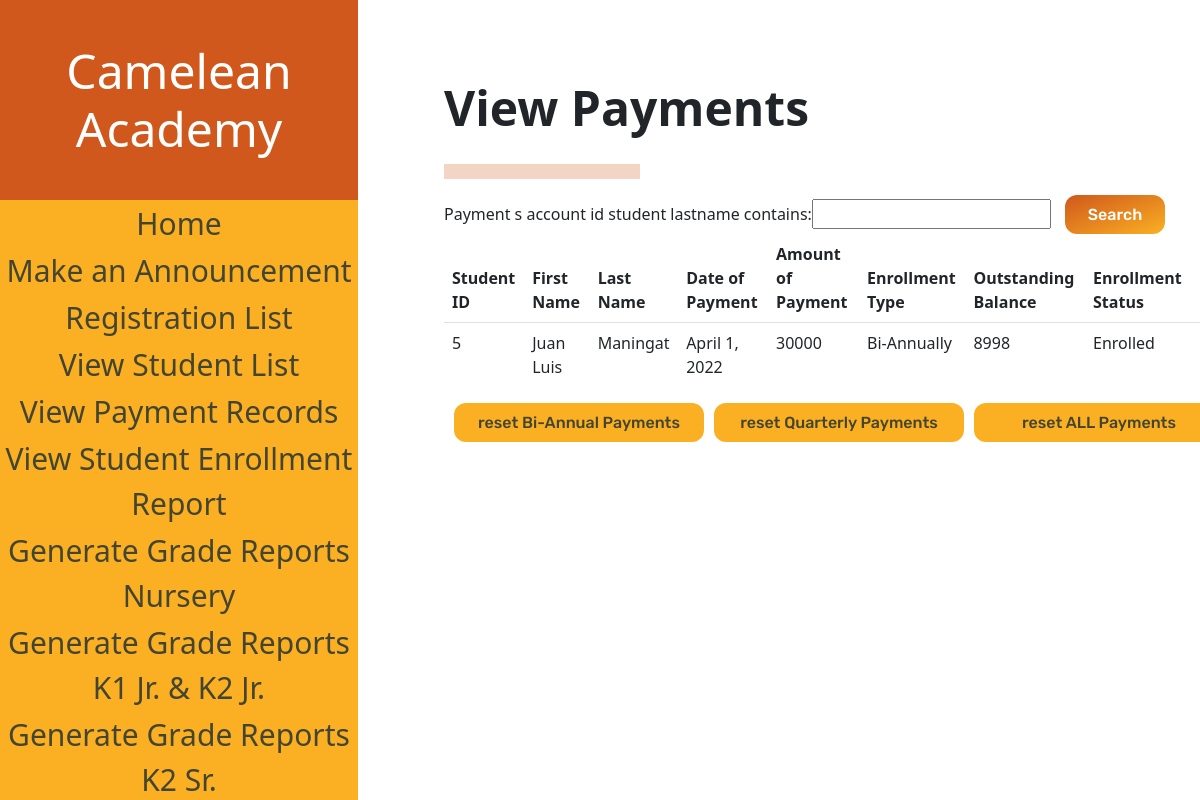
Page /paymentList (signed in) on the committed database.
### sis_app/models.py (models this page shows, shortened)
class Payment(models.Model):
    payment_s_account_id = models.ForeignKey(Student, on_delete=models.CASCADE, null=True)
    paymentdate_date = models.DateField(default = datetime.date.today(), null = False)
    payment_amount = models.IntegerField(null = False, validators=[MinValueValidator(0)], error_messages={"invalid":"Invalid"})
    outstandingbalance = models.IntegerField(default = 0)
    enrollment_type = models.CharField(max_length=20, default='Annually')
    payment_sy_end = 0
    outstandingbalance = models.IntegerField(default = 1000000)
    school_year_end=models.IntegerField(('year'), null = True)
    def getstudentfirstname(self):
        return self.payment_s_account_id.student_firstname
    def getstudentlastname(self):
        return self.payment_s_account_id.student_lastname
    def getstudentenrollmentstatus(self):
        return self.payment_s_account_id.enrollment_status
    def getstudentid(self):
        return self.payment_s_account_id.id

class Account(models.Model):
    username = models.CharField(max_length=128)
    password = models.CharField(max_length=128)#passwords should be stored hashed
    class Meta:
        abstract=True # Don't use this line if you want Contact to have its own table

class Student(Account):
    student_firstname = models.CharField(max_length=128, default=None)#
    student_lastname = models.CharField(max_length=128, default=None)#
    student_middlename = models.CharField(max_length=128, default=None)
    student_nickname = models.CharField(max_length=128, default=None)
    student_birthday = models.DateField(default=datetime.date.today())
    grade_levels = [
        ('Nursery','Nursery'),
        ('Kinder 1','Kinder 1'),
        ('Kinder 2 Junior', 'Kinder 2 Junior'),
        ('Kinder 2 Senior', 'Kinder 2 Senior'),
    ]
    student_grade_level = models.CharField(max_length=128, choices=grade_levels, default='Nursery')#
    status =[
    ('Not Enrolled','Not Enrolled'),
    ('Enrolled', 'Enrolled'),
    ]#
    sy = [tuple([x,x]) for x in range(2022,2035)]
    enrollment_status = models.CharField(max_length=20, choices=status,default='Not Enrolled')#
    student_schoolyear_start=models.IntegerField(choices=sy, default=None)#
    student_address = models.CharField(max_length=300, default=None)
    student_religion = models.CharField(max_length=128, default=None, blank=True, null = True)
    student_nationality = models.CharField(max_length=128, default=None)
    student_hobbies = models.TextField(max_length=500, default=None, blank=True, null = True)
    student_likes = models.TextField(max_length=500, default=None, blank=True, null = True)
    student_dislikes = models.TextField(max_length=500, default=None, blank=True, null = True)
    student_shm = models.TextField(max_length=500, default=None, blank=True, null = True)
    student_allergies = models.TextField(max_length=500, default=None, blank=True, null = True)
    student_sd = models.TextField(max_length=500, default=None, blank=True, null = True)
    student_oconsiderations = models.TextField(max_length=500, default=None, blank=True,null = True)
    student_guardianemail = models.EmailField(max_length = 254, default=None)
    student_f_firstname = models.CharField(max_length=128, default=None)
    student_f_lastname = models.CharField(max_length=128, default=None)
    student_f_middlename = models.CharField(max_length=128, default=None)
    student_f_telno = models.CharField(max_length=128, default=None)
    student_f_address = models.CharField(max_length=300, default=None)
    student_f_occupation = models.CharField(max_length=128, default=None, blank=True, null = True)
    student_f_employer = models.CharField(max_length=128, default=None, blank=True,null = True)
    student_f_oaddress = models.CharField(max_length=300, default=None, blank=True,null = True)
    student_f_otelno = models.CharField(max_length=128, default=None, blank=True,null = True)
    student_f_natureofbusiness = models.CharField(max_length=128, default=None, blank=True, null = True)
    student_m_firstname = models.CharField(max_length=128, default=None)
    student_m_lastname = models.CharField(max_length=128, default=None)
    student_m_middlename = models.CharField(max_length=128, default=None)
    student_m_telno = models.CharField(max_length=128, default=None)
    student_m_address = models.CharField(max_length=300, default=None)
    student_m_occupation = models.CharField(max_length=128, default=None, blank=True, null = True)
    student_m_employer = models.CharField(max_length=128, default=None, blank=True, null = True)
    student_m_oaddress = models.CharField(max_length=300, default=None, blank=True, null = True)
    student_m_otelno = models.CharField(max_length=128, default=None, blank=True, null = True)
    student_m_natureofbusiness = models.CharField(max_length=128, default=None, blank=True, null = True)
    student_sibling_name = models.CharField(max_length=300, default=None, blank=True, null = True)
    student_sibling_gender = models.CharField(max_length=128, default=None, blank=True, null = True)
    student_sibling_age = models.IntegerField(default=None, blank=True, null = True)
    student_sibling_school=models.CharField(max_length=300, default=None, blank=True, null = True)
    student_medexp = models.BooleanField(default = False)
    student_rules = models.BooleanField(default = False)
    student_accuracy = models.BooleanField(default = False)
    student_signedname = models.CharField(max_length=300, default=None)
    student_signdate = models.DateField(default=datetime.date.today())
    enrollment_plan_choices =[
    ('Annually','Annually'),
    ('Bi-Annually', 'Bi-Annually'),
    ('Quarterly', 'Quarterly'),
    ]
    student_enrollment_plan = models.CharField(max_length=20, choices=enrollment_plan_choices,default='Annually')

### sis_app/views.py (the view)
# urls.py: path('paymentList',views.paymentList, name="payment_list"),
@login_required(login_url='sis_app:log_in')
def paymentList(request):
    if request.user.is_superuser:
        payments = Payment.objects.all()
        myPFilter = PaymentFilter(request.GET, queryset=payments)
        payments = myPFilter.qs
        context = {'paymentList' : payments, 'myPFilter': myPFilter}
        return render(request,"sis_app/paymentList.html", context)
    else:
        return redirect('sis_app:home')

### sis_app/templates/sis_app/paymentList.html (shortened to what this page needs)
<!DOCTYPE html>
<html>
{% load static %}
<head>
    <link href="https://cdn.jsdelivr.net/npm/bootstrap@5.1.3/dist/css/bootstrap.min.css" rel="stylesheet">
    <link rel="stylesheet" href="{% static "styles/pList.css" %}" type="text/css">
</head>
<body>
    <div class="navbar">
        <div class="navbar-table-container">
            <table class = "navbarTable">
                <thead class= "border-bottom font-weight-bold">
                    <h1 class = "navbarHeader">
                        Camelean Academy
                    </h1>
                </thead>
                <tbody>
                    <tr class = "navbarTr">
                        <td data-heading="Testing"><a class="buttonDesignNegative" href="{% url 'sis_app:home' %}">Home</a></td>
                    </tr>
                    <tr class = "navbarTr">
                        <td data-heading="Testing"><a class="buttonDesignNegative" href="{% url 'sis_app:announcement_form' %}">Make an Announcement</a></td>
                    </tr>
                    <tr class = "navbarTr">
                        <td data-heading="Testing"><a class="buttonDesignNegative" href="{% url 'sis_app:registration_list' %}">Registration List</a></td>
                    </tr>
                    <tr class = "navbarTr">
                        <td data-heading="Testing"><a class="buttonDesignNegative" href="{% url 'sis_app:student_list' %}">View Student List</a></td>
                    </tr>
                    <tr class = "navbarTr">
                        <td data-heading="Testing"><a class="buttonDesignNegative" href="{% url 'sis_app:payment_list' %}">View Payment Records</a></td>
                    </tr>
                    <tr class = "navbarTr">
                        <td data-heading="Testing"><a class="buttonDesignNegative" href="{% url 'sis_app:student_enrollment' %}">View Student Enrollment Report</a></td>
                    </tr>
                    <tr class = "navbarTr">
                        <td data-heading="Testing"><a class="buttonDesignNegative" href="{% url 'sis_app:grade_report_nursery' %}">Generate Grade Reports<br> Nursery</a></td>
                    </tr>
                    <tr class = "navbarTr">
                        <td data-heading="Testing"><a class="buttonDesignNegative" href="{% url 'sis_app:grade_report_k1k2jr' %}">Generate Grade Reports<br> K1 Jr. & K2 Jr.</a></td>
                    </tr>
                    <tr class = "navbarTr">
                        <td data-heading="Testing"><a class="buttonDesignNegative" href="{% url 'sis_app:grade_report_kinder2senior' %}">Generate Grade Reports<br> K2 Sr.</a></td>
                    </tr>
                </tbody>
            </table>
        </div>
    </div>
    <div class = "elements">
        <h2 class="pageHeading">View Payments</h2>
        <hr id = "baseHR">
        <div class="form-container">
            <form method="get" style=>
                {{myPFilter.form}}
                <button class="buttonDesignPositive" type="submit">Search</button>
            </form>
        </div>
        <div class="table-container">
            <table class = "table table-borderless">
                <thead class= "border-bottom font-weight-bold">
                    <tr>
                        <th>Student ID</th>
                        <th>First Name</th>
                        <th>Last Name</th>
                        <th>Date of Payment</th>
                        <th>Amount of Payment</th>
                        <th>Enrollment Type</th>
                        <th>Outstanding Balance</th>
                        <th>Enrollment Status</th>
                        <th></th>
                    </tr>
                </thead>
                <tbody>
                    {% for payment in paymentList %}
                    <tr>
                        <td data-heading="Student ID">{{payment.getstudentid}}</td>
                        <td data-heading="First Name">{{payment.getstudentfirstname}}</td>
                        <td data-heading="Last Name">{{payment.getstudentlastname}}</td>
                        <td data-heading="Date of Payment">{{payment.paymentdate_date}}</td>
                        <td data-heading="Amount of Payment">{{payment.payment_amount}}</td>
                        <td data-heading="Enrollment Type">{{payment.enrollment_type}}</td>
                        <td data-heading="Outstanding Balance">{{payment.outstandingbalance}}</td>
                        <td data-heading="Enrollment Status">{{payment.getstudentenrollmentstatus}}</td>
                    </tr>
                    {% endfor %}
                </tbody>
            </table>
        </div>
        <div class="buttonContainer">
            <a class="buttonDesignNegative-elements" id="filterButton" href="{% url 'sis_app:reset_BA' %}">reset Bi-Annual Payments</a>
            <a class="buttonDesignNegative-elements" id="filterButton" href="{% url 'sis_app:reset_Q' %}">reset Quarterly Payments</a>
            <a class="buttonDesignNegative-elements" id="filterButton" href="{% url 'sis_app:reset_ALL' %}">reset ALL Payments</a>
        </div>
    </div>
</body>
</html>

### sis_app/static/styles/pList.css (style rules this page uses)
.navbarHeader { display: flex; justify-content: center; align-items: center; background-color: #D0581C; margin:0; color: #FFFFFF; height: 25vh; width: 358px; font-weight: 200; font-size: 48px; text-align: center; }
.navbarTable { background-color: #FBB023; height: 75vh; width: 358px; margin:0; padding:0; position: relative; }
.navbarTr { text-align: center; font-size: 30px; }
a:visited, a:link { color: #434530; text-decoration: none; }
.navbar { margin:0; padding:0; position:fixed; }
body { display: flex; }
.elements { margin-left: 444px; }
h2 { padding-top: 79px; font-weight: 700; font-size: 48px; }
#baseHR { background-color:#D0581C; width:196px; height:15px; margin-top: 27px; }
.buttonDesignPositive { background: linear-gradient(to bottom right, #D0581C, #FBB023); border: 0; border-radius: 12px; color: #FFFFFF; cursor: pointer; display: inline-block; font-family: "Rubik", sans-serif; font-size: 16px; font-weight: 500; height: 39px; line-height: 2.5; outline: transparent; padding: 0 1rem; text-align: center; text-decoration: none; transition: box-shadow .2s ease-in-out; user-select: none; -webkit-user-select: none; touch-action: manipulation; white-space: nowrap; width: 100px; margin-left: 10px; }
.buttonContainer { display:flex; justify-content: space-evenly; }
#filterButton { background: #FBB023; border: 0; border-radius: 12px; cursor: pointer; display: inline-block; font-family: "Rubik", sans-serif; font-size: 16px; font-weight: 500; height: 39px; line-height: 2.5; outline: transparent; padding: 0 1rem; text-align: center; text-decoration: none; white-space: nowrap; width: 250px; margin-left: 10px; }

### rows in the picture
Payment: getstudentid "5", getstudentfirstname "Juan Luis", getstudentlastname "Maningat", paymentdate_date "April 1, 2022", payment_amount "30000", enrollment_type "Bi-Annually", outstandingbalance "8998", getstudentenrollmentstatus "Enrolled"
